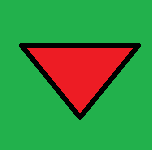
%> input picture text.png, 152 x 150 px
$ octave main.m   (GNU Octave 9; MATLAB toolbox functions it lacks are replaced by stand-ins)
%> lines starting %> are read from the running program, lines starting %| are printed output that depends on the picture; in (x1, y1, x2, y2) boxes, pixels count from 0 and x2, y2 are one past the last pixel; in counts of white or black regions, pixels touching at a corner belong together; the program's own positions count from 1
### rotate.m
function [new] = rotate(mat, angle)
w = size(mat,2);
h = size(mat,1);
if angle<90
    nw = abs(round((w * cosd(angle))+(h * sind(angle))));
    nh = abs(round((h * cosd(angle))+(w * sind(angle))));
end
if angle==90
    nh = size(mat,2);
    nw = size(mat,1);
end
if angle>90
    nw = abs(round((w * cosd(angle-90))+(h * sind(angle-90))));
    nh = abs(round((h * cosd(angle-90))+(w * sind(angle-90))));
end

X = [cosd(angle) -sind(angle); sind(angle) cosd(angle)];
new = nan(nh, nw);
size(mat);
new_center = round(((size(new)))/2)';
mat_center = round(((size(mat)))/2)';
for i=1 : size(new,1)
    for j=1 : size(new,2)
        coord = [i;j];
        r_coord = round((inv(X))*(coord-new_center)+mat_center);
        if (((r_coord(1))<1) && ((r_coord(2))<1))
            new(coord(1), coord(2)) = nan;
        elseif r_coord(1)<1
            r_coord(1)=1;
        elseif r_coord(2)<1
            r_coord(2)=1;
        elseif r_coord(1)>size(mat,1)
            new(coord(1), coord(2)) = nan;
        elseif r_coord(2)>size(mat,2)
            new(coord(1), coord(2)) = nan;
        else
            new(coord(1), coord(2)) = uint8(mat(r_coord(1), r_coord(2)));
        end
    end
end

### main.m
clc
clear all
close all
A = [1 2 3 4 ; 6 7 8 9 ; 11 12 13 14 ; 16 17 18 19 ; 21 22 23 24];
ang = 30;
im = imread('text.png');
%> im is the input picture: size 150x152x3 uint8; mean R, G, B 62.7, 142.5, 64.9
im = rgb2gray(im);
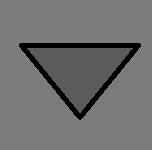
%> im: size 150x152 uint8; min 0, max 123, mean 110
xy1 = rotate(im, ang);
%> after the loop in rotate, `for i=1 : size(new,1)`:
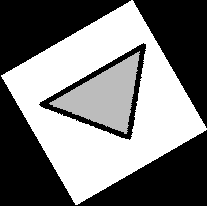
%> new: size 206x207 double; 46.53% of the values are NaN or infinite; the others: min 0, max 123, mean 110; drawn with min black, max white, NaN and infinite black
%> after the loop in rotate, `for i=1 : size(new,1)`: r_coord = [216; 114]
A;
figure
imshow(im);
figure
imshow(xy1);
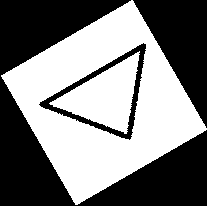
%> displayed picture: size 206x207, on the screen's scale of 0 to 255; 49.9% white; 2 white regions, box (x1, y1, x2, y2) and area: (1, 0, 207, 205) 17812, (49, 51, 140, 134) 3480
xy1;
